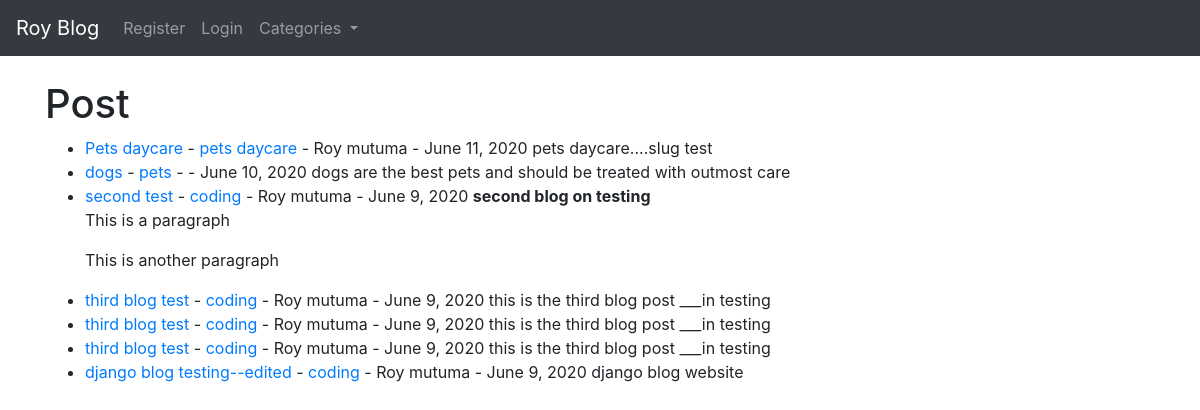
The page / on the database its author committed.
### myblog/models.py (models this page shows, shortened)
class Post(models.Model):
    title = models.CharField(max_length=255)
    title_tag = models.CharField(max_length=255)
    author = models.ForeignKey(User, on_delete=models.CASCADE)
    body = models.TextField()
    post_date = models.DateField(auto_now_add=True)
    category = models.CharField(max_length=255, default='coding')

### myblog/views.py (the view)
# urls.py: path('', HomeView.as_view(), name="home"),
class HomeView(ListView):
    model = Post
    template_name = 'home.html'
    ordering = ['-post_date']
    def get_context_data(self, *args, **kwargs):
        cat_menu = Category.objects.all()
        context = super(HomeView, self).get_context_data(*args, **kwargs)
        context["cat_menu"] = cat_menu
        return context

### myblog/models.py (called while the page is built)
    def __str__(self):
        return self.name

### myblog/templates/home.html (shortened to what this page needs)
{% extends 'base.html' %}
{% block content %}
<h1>Post</h1>
<ul>
{% for post in object_list %}
   <li> <a href="{% url 'article-detail' post.pk %}"> {{ post.title }}</a>
    - <a href="{% url 'category' post.category|slugify %}"> {{ post.category }} </a>
    - {{ post.author.first_name }}
    {{ post.author.last_name }} -
    {{ post.post_date }}
    {{ post.body|slice:":200"|safe }} </li>
{% endfor %}
</ul>
{% endblock %}

### myblog/templates/base.html (shortened to what this page needs)
<!doctype html>
<html lang="en">
  <head>
    <link rel="stylesheet" href="https://stackpath.bootstrapcdn.com/bootstrap/4.5.0/css/bootstrap.min.css">
  </head>
  <body>
      <nav class="navbar navbar-expand-lg navbar-dark bg-dark">
        <a class="navbar-brand" href="{% url 'home' %}">Roy Blog</a>
        <div class="collapse navbar-collapse" id="navbarSupportedContent">
          <ul class="navbar-nav mr-auto">
            {% if user.is_authenticated %}
            <li class="nav-item active">
              <a class="nav-link" href="{% url 'home' %}">Home <span class="sr-only">(current)</span></a>
            </li>
            <li class="nav-item">
              <a class="nav-link" href="{% url 'add_post' %}">Add Post</a>
            </li>
            <li class="nav-item">
              <a class="nav-link" href="{% url 'add_category' %}">Add Category</a>
            </li>
            <li class="nav-item">
              <a class="nav-link" href="{% url 'logout' %}">Logout</a>
            </li>
            {% else %}
            <li class="nav-item">
              <a class="nav-link" href="{% url 'register' %}">Register</a>
            </li>
            <li class="nav-item">
              <a class="nav-link" href="{% url 'login' %}">Login</a>
            </li>
            {% endif %}
            {% if cat_menu %}
            <li class="nav-item dropdown">
              <a class="nav-link dropdown-toggle" href="#" id="navbarDropdown" role="button" data-toggle="dropdown" aria-haspopup="true" aria-expanded="false">
                Categories
              </a>
            </li>
            {% else %}
            <li class="nav-item">
              <a class="nav-link" href="{% url 'category-list' %}">Categories</a>
            </li>
            {% endif %}
          </ul>
        </div>
      </nav>
      <br>
    <div class="container">
    {% block content %}
    {% endblock %}
</div>
  </body>
</html>

### rows shown on the page
Post: title "Pets daycare", category "pets daycare", author.first_name "Roy", author.last_name "mutuma", post_date "June 11, 2020", body "pets daycare....slug test"
Post: title "dogs", category "pets", post_date "June 10, 2020", body "dogs are the best pets and should be treated with outmost care"
Post: title "second test", category "coding", author.first_name "Roy", author.last_name "mutuma", post_date "June 9, 2020", body "second blog on testing This is a paragraph This is another paragraph"
Post: title "third blog test", category "coding", author.first_name "Roy", author.last_name "mutuma", post_date "June 9, 2020", body "this is the third blog post ___in testing"
Post: title "third blog test", category "coding", author.first_name "Roy", author.last_name "mutuma", post_date "June 9, 2020", body "this is the third blog post ___in testing"
Post: title "third blog test", category "coding", author.first_name "Roy", author.last_name "mutuma", post_date "June 9, 2020", body "this is the third blog post ___in testing"
Post: title "django blog testing--edited", category "coding", author.first_name "Roy", author.last_name "mutuma", post_date "June 9, 2020", body "django blog website"
